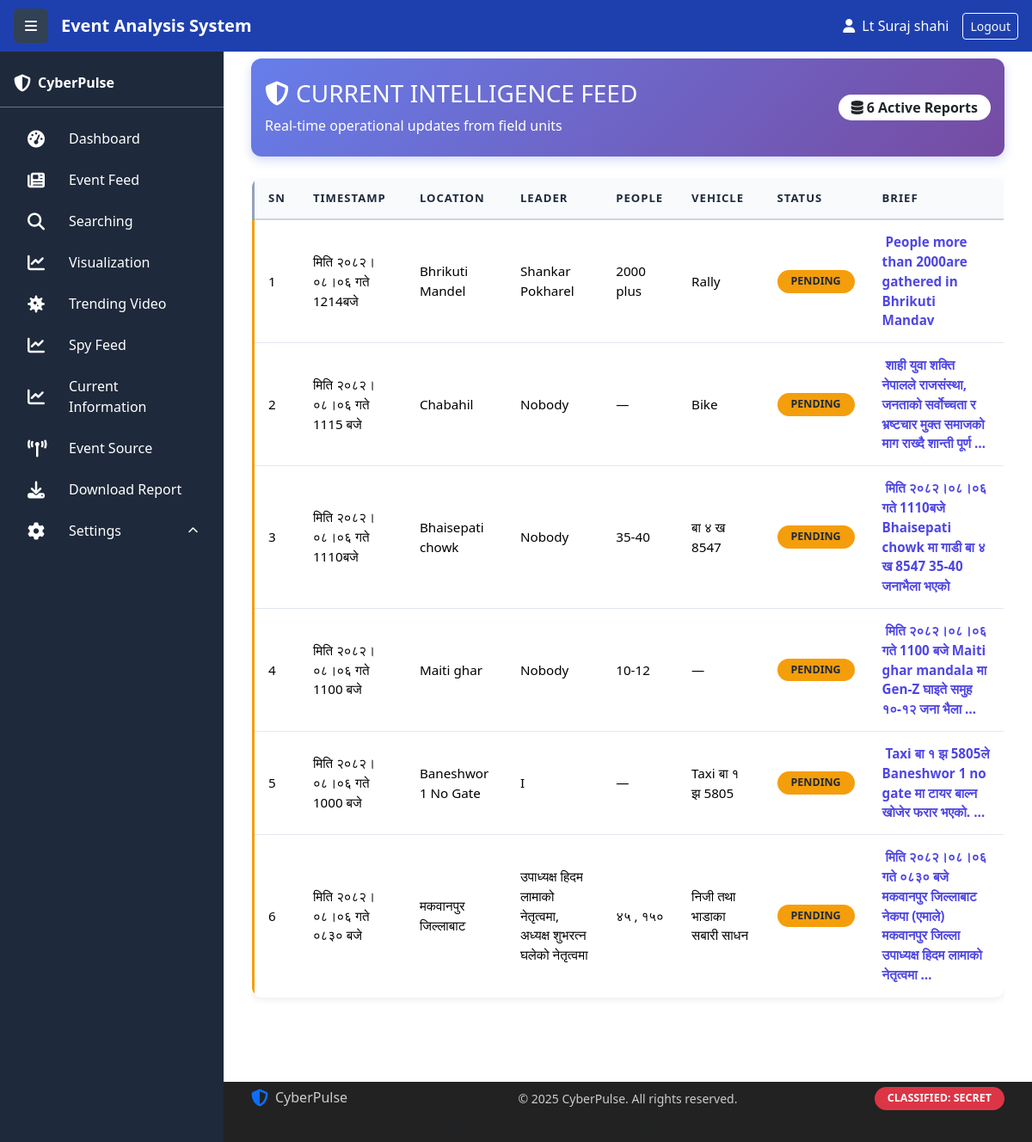
Before: /current_news/ with the older database file.
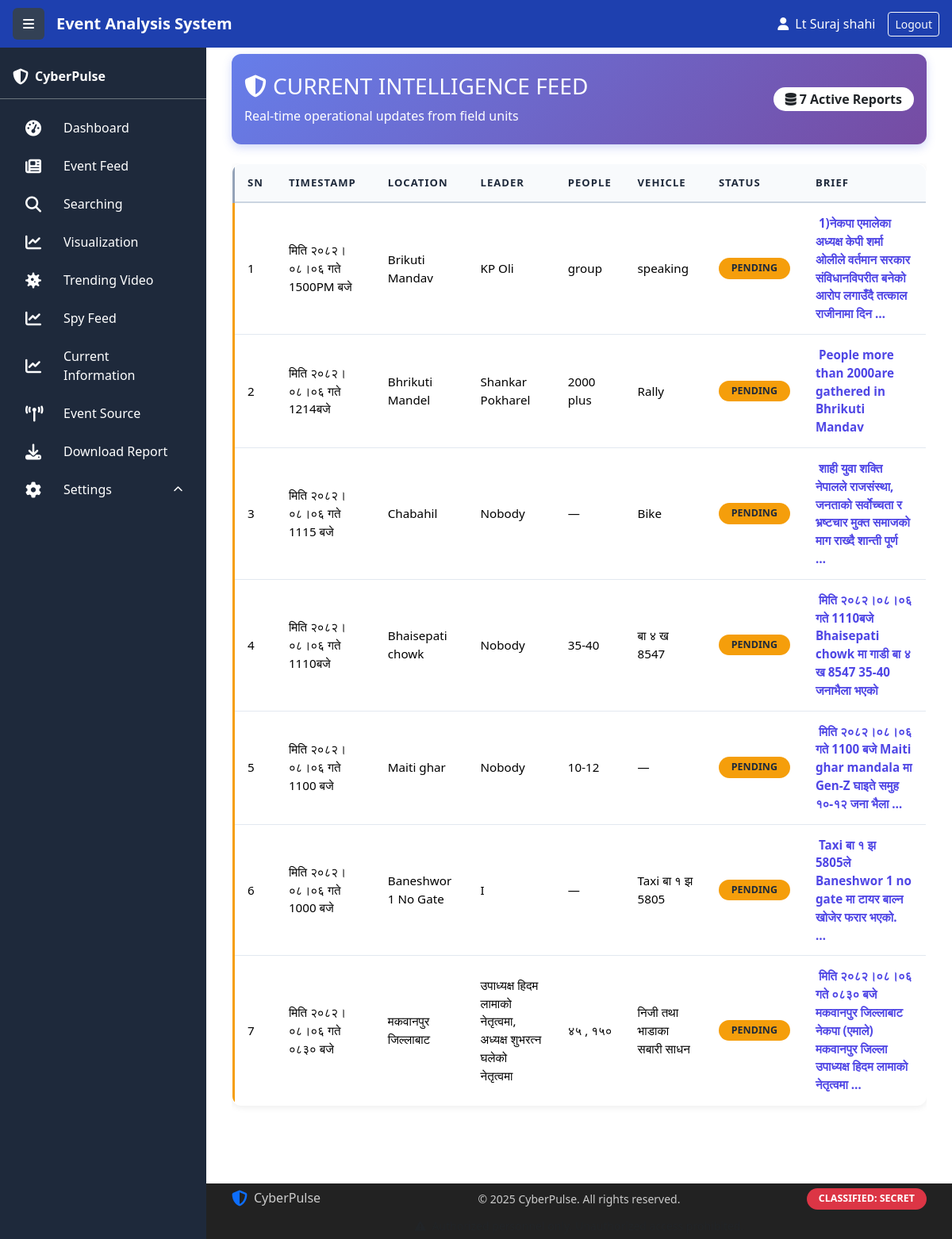
After: the same page with the newer database file.
### collect/models.py (models this page shows, shortened)
class CurrentInformation(models.Model):
    timing = models.CharField(
        max_length=255,
        help_text="When the activity took place"
    )
    location = models.CharField(
        max_length=255,
        help_text="Where the activity took place"
    )
    leader = models.CharField(
        max_length=255,
        help_text="Name of the person in charge"
    )
    number = models.CharField(
        max_length=50,
        help_text="Contact number, ID, or team number",
        blank=True,
        null=True
    )
    vehicle = models.CharField(
        max_length=100,
        help_text="Type of vehicle used (e.g., Toyota Hilux, Motorcycle)",
        blank=True,
        null=True
    )
    description = models.TextField(
        help_text="Details of the activity or event",
        blank=True,
        null=True
    )
    created_at = models.DateTimeField(
        auto_now_add=True,
    )
    STATUS_CHOICES = [
        ('pending', 'Pending'),
        ('completed', 'Completed'),
        ('cancelled', 'Cancelled'),
    ]
    status = models.CharField(
        max_length=20,
        choices=STATUS_CHOICES,
        default='pending',
        blank=True,
        null=True
    )
    class Meta:
        ordering = ['-created_at']  # Show newest first

### collect/views.py (the view)
# urls.py: path('current_news/', views.newsCurrent, name='news_current'),
def newsCurrent(request):
    current_info_list = CurrentInformation.objects.all().order_by('-created_at')
    paginator = Paginator(current_info_list, 7)  # 10 items per page
    page_number = request.GET.get('page')
    page_obj = paginator.get_page(page_number)
    return render(request, 'newsCurrent.html', {'page_obj': page_obj})

### templates/newsCurrent.html (shortened to what this page needs)
{% extends "base.html" %}
{% block content %}
<div class="container-fluid">
  <div class="row mb-4">
    <div class="col-12">
      <div class="card border-0 bg-gradient-primary text-white">
        <div class="card-body py-4">
          <div class="row align-items-center">
            <div class="col-md-8">
              <h1 class="h3 mb-2">
                <i class="fas fa-shield-alt me-2"></i>CURRENT INTELLIGENCE FEED
              </h1>
              <p class="mb-0 opacity-90">
                Real-time operational updates from field units
              </p>
            </div>
            <div class="col-md-4 text-md-end">
              <span class="badge bg-white text-dark fs-6">
                <i class="fas fa-database me-1"></i>
                {{ page_obj.paginator.count }} Active Reports
              </span>
            </div>
          </div>
        </div>
      </div>
    </div>
  </div>
  <div class="row">
    <div class="col-12">
      <div class="table-responsive">
        <table class="table table-soc align-middle">
          <thead>
            <tr>
              <th scope="col">SN</th>
              <th scope="col">TIMESTAMP</th>
              <th scope="col">LOCATION</th>
              <th scope="col">LEADER</th>
              <th scope="col">People</th>
              <th scope="col">VEHICLE</th>
              <th scope="col">STATUS</th>
              <th scope="col">BRIEF</th>
            </tr>
          </thead>
          <tbody>
            {% for item in page_obj %}
            <tr data-status="{{ item.status|default:'unknown' }}">
              <td>{{ forloop.counter }}</td>
              <td>{{ item.timing }}</td>
              <td>{{ item.location }}</td>
              <td>{{ item.leader }}</td>
              <td>{{ item.number|default:"—" }}</td>
              <td>{{ item.vehicle|default:"—" }}</td>
              <td>
                {% if item.status == 'pending' %}
                  <span class="badge badge-pending">PENDING</span>
                {% elif item.status == 'completed' %}
                  <span class="badge badge-completed">COMPLETED</span>
                {% elif item.status == 'cancelled' %}
                  <span class="badge badge-cancelled">CANCELLED</span>
                {% else %}
                  <span class="badge bg-secondary">UNKNOWN</span>
                {% endif %}
              </td>
              <td>
                {% if item.description %}
                  <span class="brief-text" data-bs-toggle="modal" data-bs-target="#descModal{{ item.id }}">
                    {{ item.description|truncatewords:15 }}
                  </span>
                {% else %}
                  —
                {% endif %}
              </td>
            </tr>
            {% endfor %}
          </tbody>
        </table>
      </div>
    </div>
  </div>
</div>
{% endblock %}

Changed rows visible on the page:
added CurrentInformation: timing "मिति २०८२।०८।०६ गते 1500PM बजे", location "Brikuti Mandav", leader "KP Oli", number "group", vehicle "speaking", status "PENDING", description "1)नेकपा एमालेका अध्यक्ष केपी शर्मा ओलीले वर्तमान सरकार संविधानविपरीत बनेको आरोप लगाउँदै तत्काल राजीनामा दिन …"
Other visible differences:
{{ page_obj.paginator.count }}: "6" → "7"
